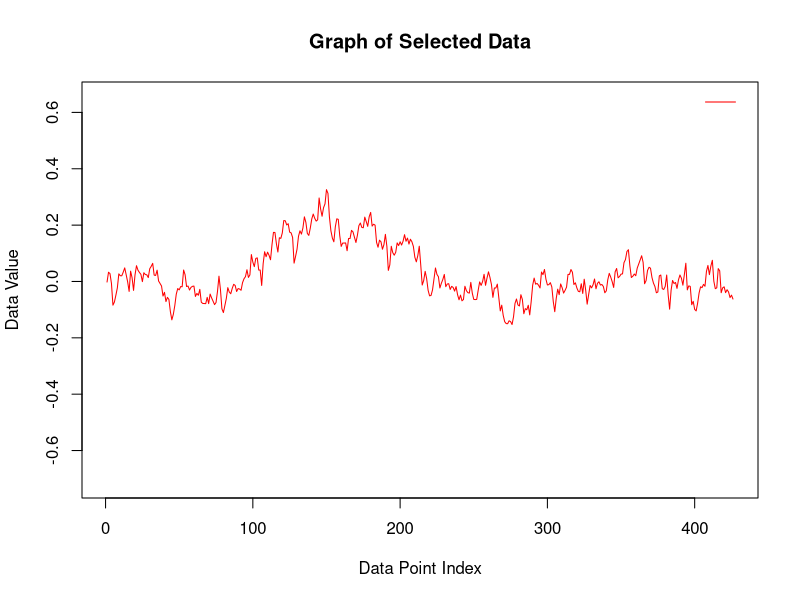

Recreate this plot in R.
#PROMPT
# 
# You
# idk what that did but it just yielded a ball of squiggles in the corner

#ChatGPT
#Let's simplify the process and ensure the correct plotting of multiple waveforms based on different levels. We'll adjust the code to directly extract and plot the data for each level:
  

# Read the file line by line
ABRtext <- readLines('ABR-0-1.txt')

# Find the index of the line containing the ":DATA" marker
data_start_index <- grep(":DATA", ABRtext)

# Extract numerical data from lines after the ":DATA" marker
data_lines <- ABRtext[(data_start_index + 1):length(ABRtext)]

# Convert the tab-separated values to a numeric matrix
data_matrix <- as.matrix(read.table(text = data_lines))

# Extract levels
levels_line <- ABRtext[grep(":LEVELS", ABRtext)]
levels <- as.numeric(unlist(strsplit(levels_line, ":"))[-(1:2)])

# Plot each waveform based on levels
plot_colors <- rainbow(length(levels))

plot(1, type = "n", xlim = c(1, nrow(data_matrix)), ylim = range(data_matrix), 
     xlab = "Data Point Index", ylab = "Data Value", 
     main = "Graph of Selected Data")

for (i in 1:length(levels)) {
  waveform <- data_matrix[, i]
  lines(waveform, type = "l", col = plot_colors[i], lwd = 1)
}

# Add legend for levels
legend("topright", legend = levels, col = plot_colors, lwd = 1, bty = "n")

#This code should plot multiple waveforms based on different levels correctly. Each waveform is plotted in a different color, and a legend is added to indicate the levels. If you encounter any further issues or need additional assistance, feel free to ask!

